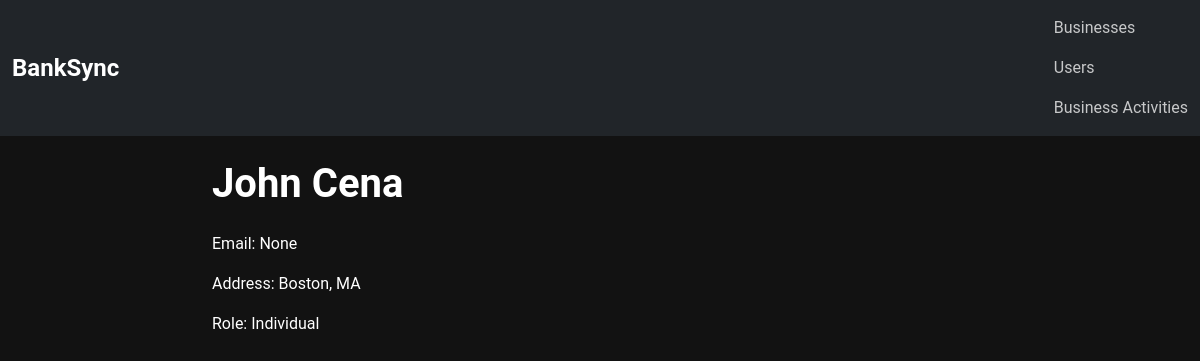
The app's page /bankrec/persons/3/ with its own data.
### bankrec/models.py (models this page shows, shortened)
class Person(models.Model):
    ROLES = [("individual", "Individual"), ("accountant", "Accountant")]
    first_name = models.CharField(max_length=100)
    last_name = models.CharField(max_length=100)
    email = models.EmailField(blank=True, null=True)
    address = models.TextField()
    role = models.CharField(max_length=20, choices=ROLES)

### bankrec/views.py (the view)
# urls.py: path("persons/<int:pk>/", PersonDetailView.as_view(), name="person_detail"),
class PersonDetailView(DetailView):
    model = Person
    template_name = "bankrec/person_detail.html"
    context_object_name = "person"

### bankrec/templates/bankrec/person_detail.html (shortened to what this page needs)
{% extends "bankrec/base.html" %}
{% block content %}
<h1>{{ person.first_name }} {{ person.last_name }}</h1>
<p>Email: {{ person.email }}</p>
<p>Address: {{ person.address }}</p>
<p>Role: {{ person.get_role_display }}</p>
{% endblock %}

### static/styles.css (style rules this page uses)
body { background-color: #121212; color: #ffffff; font-family: 'Roboto', sans-serif; margin: 0; padding: 0; }
h1 { color: #ffffff; font-weight: 700; margin-bottom: 1.5rem; }

### records on screen
Person: first_name "John", last_name "Cena", email "None", address "Boston, MA", role "Individual"
